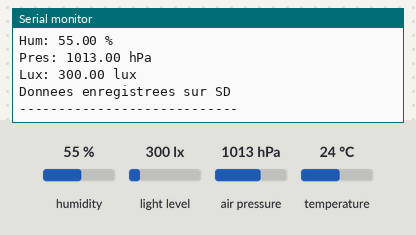
Bench run of a sketch on a simulated Arduino Mega 2560, built with avr-gcc and run on an emulated ATmega2560. Parts: the last lines printed to the serial monitor. The test bench sets the inputs (shaded band); at power-on: humidity 55 %, light level 300 lx, air pressure 1013 hPa, temperature 24 °C. The local clock reads 2024-03-15 10:24:30 at power-on unless the sketch sets it; storage starts empty.

Above: at 3.0 s.
3.1 s: humidity set to 22 %
5.9 s: light level set to 40 lx
At 7.5 s:
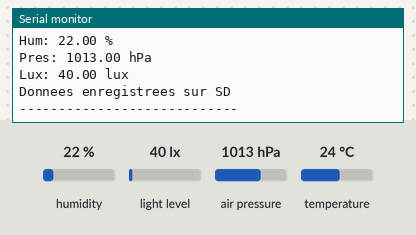
8.7 s: air pressure set to 952 hPa
14.9 s: light level set to 500 lx
At 17.7 s:
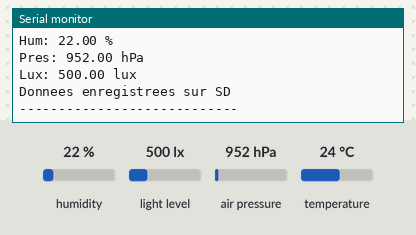
21.1 s: temperature set to 12 °C
Timing chart, 0 to 24.1 s (numbered marks = the images above; inputs shaded):
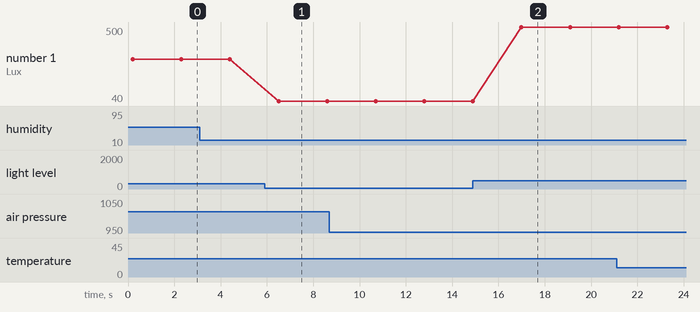

Measured:
- after the input at 5.9 s, the serial monitor: prints a new line after 0.60 s (image 1)
- after the input at 14.9 s, the serial monitor: prints a new line after 2.1 s (image 2)
- plotted number 1: 300 → 40 after the input at 5.9 s, 40 → 500 after the input at 14.9 s

The sketch:

capteurs.ino
```cpp
#include <Wire.h>
#include <Adafruit_BME280.h>
#include <Adafruit_VEML7700.h>
#include <RTClib.h>
#include <SPI.h>
#include <SD.h>

// ---- SD ----
#define SD_CS 53   // Pin CS sur Arduino Mega
File dataFile;

// ---- Capteurs ----
Adafruit_BME280 bme;
Adafruit_VEML7700 veml = Adafruit_VEML7700();
RTC_DS3231 rtc;

void setup() {
  Serial.begin(9600);
  while (!Serial);

  Serial.println("Initialisation du systeme...");

  // ---- I2C ----
  Wire.begin();

  // ---- SD ----
  Serial.print("Initialisation carte SD...");
  if (!SD.begin(SD_CS)) {
    Serial.println(" ECHEC !");
    while (1);
  }
  Serial.println(" OK");

  // Créer fichier si pas existant
  if (!SD.exists("data.csv")) {
    dataFile = SD.open("data.csv", FILE_WRITE);
    if (dataFile) {
      dataFile.println("Date,Heure,Temperature,Humidite,Pression,Lux");
      dataFile.close();
    }
  }

  // ---- BME280 ----
  if (!bme.begin(0x77)) {
    Serial.println("ERREUR: BME280 non detecte !");
    while (1);
  }
  Serial.println("BME280 OK");

  // ---- VEML7700 ----
  if (!veml.begin()) {
    Serial.println("ERREUR: VEML7700 non detecte !");
    while (1);
  }
  Serial.println("VEML7700 OK");

  veml.setGain(VEML7700_GAIN_1);
  veml.setIntegrationTime(VEML7700_IT_100MS);

  // ---- RTC ----
  if (!rtc.begin()) {
    Serial.println("ERREUR: DS3231 non detecte !");
    while (1);
  }
  Serial.println("DS3231 OK");

  if (rtc.lostPower()) {
    Serial.println("RTC a perdu l'heure, mise a l'heure !");
    rtc.adjust(DateTime(F(__DATE__), F(__TIME__)));
  }

  Serial.println("Systeme pret !");
}

void loop() {
  DateTime now = rtc.now();

  float temp = bme.readTemperature();
  float hum = bme.readHumidity();
  float pres = bme.readPressure() / 100.0F;
  float lux = veml.readLux();

  // ---- Affichage Serial ----
  Serial.print("Date/Heure: ");
  Serial.print(now.year()); Serial.print("/");
  Serial.print(now.month()); Serial.print("/");
  Serial.print(now.day()); Serial.print(" ");
  Serial.print(now.hour()); Serial.print(":");
  Serial.print(now.minute()); Serial.print(":");
  Serial.println(now.second());

  Serial.print("Temp: "); Serial.print(temp); Serial.println(" C");
  Serial.print("Hum: "); Serial.print(hum); Serial.println(" %");
  Serial.print("Pres: "); Serial.print(pres); Serial.println(" hPa");
  Serial.print("Lux: "); Serial.print(lux); Serial.println(" lux");

  // ---- Ecriture SD ----
  dataFile = SD.open("data.csv", FILE_WRITE);
  if (dataFile) {
    dataFile.print(now.year()); dataFile.print("/");
    dataFile.print(now.month()); dataFile.print("/");
    dataFile.print(now.day()); dataFile.print(",");

    dataFile.print(now.hour()); dataFile.print(":");
    dataFile.print(now.minute()); dataFile.print(":");
    dataFile.print(now.second()); dataFile.print(",");

    dataFile.print(temp); dataFile.print(",");
    dataFile.print(hum); dataFile.print(",");
    dataFile.print(pres); dataFile.print(",");
    dataFile.println(lux);

    dataFile.close();
    Serial.println("Donnees enregistrees sur SD");
  } else {
    Serial.println("ERREUR ouverture fichier SD");
  }

  Serial.println("----------------------------");

  delay(2000);
}
```
